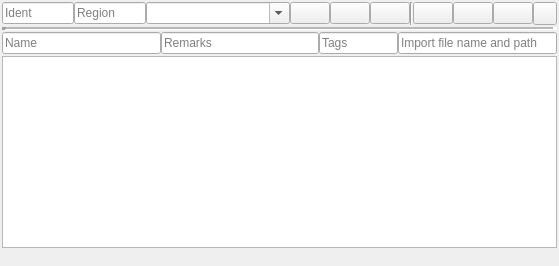
       <widget class="QWidget" name="tabUserdataSearch">
        <attribute name="title">
         <string>Userpoints</string>
        </attribute>
        <attribute name="toolTip">
         <string>Search, add and edit user defined waypoints</string>
        </attribute>
        <layout class="QVBoxLayout" name="verticalLayout_12">
         <property name="spacing">
          <number>2</number>
         </property>
         <property name="leftMargin">
          <number>2</number>
         </property>
         <property name="topMargin">
          <number>2</number>
         </property>
         <property name="rightMargin">
          <number>2</number>
         </property>
         <property name="bottomMargin">
          <number>2</number>
         </property>
         <item>
          <layout class="QHBoxLayout" name="horizontalLayoutUserdata">
           <property name="spacing">
            <number>0</number>
           </property>
           <property name="topMargin">
            <number>0</number>
           </property>
           <item>
            <widget class="QLineEdit" name="lineEditUserdataIdent">
             <property name="sizePolicy">
              <sizepolicy hsizetype="Expanding" vsizetype="Fixed">
               <horstretch>1</horstretch>
               <verstretch>0</verstretch>
              </sizepolicy>
             </property>
             <property name="toolTip">
              <string>Short ident of the userpoint</string>
             </property>
             <property name="statusTip">
              <string>Short ident of the userpoint</string>
             </property>
             <property name="placeholderText">
              <string>Ident</string>
             </property>
             <property name="clearButtonEnabled">
              <bool>true</bool>
             </property>
            </widget>
           </item>
           <item>
            <widget class="QLineEdit" name="lineEditUserdataRegion">
             <property name="sizePolicy">
              <sizepolicy hsizetype="Expanding" vsizetype="Fixed">
               <horstretch>1</horstretch>
               <verstretch>0</verstretch>
              </sizepolicy>
             </property>
             <property name="toolTip">
              <string>Two-letter code for ICAO region</string>
             </property>
             <property name="statusTip">
              <string>Two-letter code for ICAO region</string>
             </property>
             <property name="placeholderText">
              <string>Region</string>
             </property>
             <property name="clearButtonEnabled">
              <bool>true</bool>
             </property>
            </widget>
           </item>
           <item>
            <widget class="QComboBox" name="comboBoxUserdataType">
             <property name="sizePolicy">
              <sizepolicy hsizetype="Preferred" vsizetype="Fixed">
               <horstretch>2</horstretch>
               <verstretch>0</verstretch>
              </sizepolicy>
             </property>
             <property name="toolTip">
              <string>Userpoint type</string>
             </property>
             <property name="statusTip">
              <string>Userpoint type</string>
             </property>
             <property name="editable">
              <bool>true</bool>
             </property>
             <property name="maxVisibleItems">
              <number>30</number>
             </property>
             <property name="insertPolicy">
              <enum>QComboBox::NoInsert</enum>
             </property>
             <property name="frame">
              <bool>true</bool>
             </property>
            </widget>
           </item>
           <item>
            <widget class="QPushButton" name="pushButtonUserdataAdd">
             <property name="toolTip">
              <string>Add a new userpoint</string>
             </property>
             <property name="statusTip">
              <string>Add a new userpoint</string>
             </property>
             <property name="text">
              <string/>
             </property>
             <property name="icon">
              <iconset resource="../../littlenavmap.qrc">
               <normaloff>:/littlenavmap/resources/icons/userdata_add.svg</normaloff>:/littlenavmap/resources/icons/userdata_add.svg</iconset>
             </property>
            </widget>
           </item>
           <item>
            <widget class="QPushButton" name="pushButtonUserdataEdit">
             <property name="toolTip">
              <string>Edit one or more userpoints</string>
             </property>
             <property name="statusTip">
              <string>Edit one or more userpoints</string>
             </property>
             <property name="text">
              <string/>
             </property>
             <property name="icon">
              <iconset resource="../../littlenavmap.qrc">
               <normaloff>:/littlenavmap/resources/icons/userdata_edit.svg</normaloff>:/littlenavmap/resources/icons/userdata_edit.svg</iconset>
             </property>
            </widget>
           </item>
           <item>
            <widget class="QPushButton" name="pushButtonUserdataDel">
             <property name="toolTip">
              <string>Delete one or more userpoints</string>
             </property>
             <property name="statusTip">
              <string>Delete one or more userpoints</string>
             </property>
             <property name="text">
              <string/>
             </property>
             <property name="icon">
              <iconset resource="../../littlenavmap.qrc">
               <normaloff>:/littlenavmap/resources/icons/userdata_delete.svg</normaloff>:/littlenavmap/resources/icons/userdata_delete.svg</iconset>
             </property>
            </widget>
           </item>
           <item>
            <widget class="Line" name="line">
             <property name="orientation">
              <enum>Qt::Vertical</enum>
             </property>
            </widget>
           </item>
           <item>
            <widget class="QPushButton" name="pushButtonUserdataReset">
             <property name="toolTip">
              <string>Clear all search filters</string>
             </property>
             <property name="statusTip">
              <string>Clear all search filters</string>
             </property>
             <property name="text">
              <string/>
             </property>
             <property name="icon">
              <iconset resource="../../littlenavmap.qrc">
               <normaloff>:/littlenavmap/resources/icons/clear.svg</normaloff>:/littlenavmap/resources/icons/clear.svg</iconset>
             </property>
            </widget>
           </item>
           <item>
            <widget class="QPushButton" name="pushButtonUserdataClearSelection">
             <property name="toolTip">
              <string>Clear selection and delete highlights on the map</string>
             </property>
             <property name="statusTip">
              <string>Clear selection and delete highlights on the map</string>
             </property>
             <property name="text">
              <string/>
             </property>
             <property name="icon">
              <iconset resource="../../littlenavmap.qrc">
               <normaloff>:/littlenavmap/resources/icons/clearselection.svg</normaloff>:/littlenavmap/resources/icons/clearselection.svg</iconset>
             </property>
            </widget>
           </item>
           <item>
            <widget class="QPushButton" name="pushButtonUserdataHelp">
             <property name="toolTip">
              <string/>
             </property>
             <property name="statusTip">
              <string>Show help for the userpoints search tab</string>
             </property>
             <property name="text">
              <string/>
             </property>
             <property name="icon">
              <iconset resource="../../littlenavmap.qrc">
               <normaloff>:/littlenavmap/resources/icons/help.svg</normaloff>:/littlenavmap/resources/icons/help.svg</iconset>
             </property>
            </widget>
           </item>
           <item>
            <widget class="QToolButton" name="toolButtonUserdata">
             <property name="toolTip">
              <string>Show or hide search options</string>
             </property>
             <property name="statusTip">
              <string>Show or hide search options</string>
             </property>
             <property name="text">
              <string/>
             </property>
             <property name="icon">
              <iconset resource="../../littlenavmap.qrc">
               <normaloff>:/littlenavmap/resources/icons/menubutton.svg</normaloff>:/littlenavmap/resources/icons/menubutton.svg</iconset>
             </property>
             <property name="popupMode">
              <enum>QToolButton::InstantPopup</enum>
             </property>
             <property name="toolButtonStyle">
              <enum>Qt::ToolButtonTextBesideIcon</enum>
             </property>
            </widget>
           </item>
          </layout>
         </item>
         <item>
          <widget class="Line" name="lineUserdataMore">
           <property name="lineWidth">
            <number>4</number>
           </property>
           <property name="midLineWidth">
            <number>2</number>
           </property>
           <property name="orientation">
            <enum>Qt::Horizontal</enum>
           </property>
          </widget>
         </item>
         <item>
          <layout class="QHBoxLayout" name="horizontalLayoutUserdataMore">
           <property name="spacing">
            <number>0</number>
           </property>
           <property name="topMargin">
            <number>0</number>
           </property>
           <item>
            <widget class="QLineEdit" name="lineEditUserdataName">
             <property name="sizePolicy">
              <sizepolicy hsizetype="Expanding" vsizetype="Fixed">
               <horstretch>2</horstretch>
               <verstretch>0</verstretch>
              </sizepolicy>
             </property>
             <property name="placeholderText">
              <string>Name</string>
             </property>
             <property name="clearButtonEnabled">
              <bool>true</bool>
             </property>
            </widget>
           </item>
           <item>
            <widget class="QLineEdit" name="lineEditUserdataDescription">
             <property name="sizePolicy">
              <sizepolicy hsizetype="Expanding" vsizetype="Fixed">
               <horstretch>2</horstretch>
               <verstretch>0</verstretch>
              </sizepolicy>
             </property>
             <property name="placeholderText">
              <string>Remarks</string>
             </property>
             <property name="clearButtonEnabled">
              <bool>true</bool>
             </property>
            </widget>
           </item>
           <item>
            <widget class="QLineEdit" name="lineEditUserdataTags">
             <property name="sizePolicy">
              <sizepolicy hsizetype="Expanding" vsizetype="Fixed">
               <horstretch>1</horstretch>
               <verstretch>0</verstretch>
              </sizepolicy>
             </property>
             <property name="placeholderText">
              <string>Tags</string>
             </property>
             <property name="clearButtonEnabled">
              <bool>true</bool>
             </property>
            </widget>
           </item>
           <item>
            <widget class="QLineEdit" name="lineEditUserdataFilepath">
             <property name="sizePolicy">
              <sizepolicy hsizetype="Expanding" vsizetype="Fixed">
               <horstretch>2</horstretch>
               <verstretch>0</verstretch>
              </sizepolicy>
             </property>
             <property name="toolTip">
              <string>File name and path if this waypoint was imported from a file</string>
             </property>
             <property name="statusTip">
              <string>File name and path if this waypoint was imported from a file</string>
             </property>
             <property name="placeholderText">
              <string>Import file name and path</string>
             </property>
             <property name="clearButtonEnabled">
              <bool>true</bool>
             </property>
            </widget>
           </item>
          </layout>
         </item>
         <item>
          <widget class="QTableView" name="tableViewUserdata">
           <property name="minimumSize">
            <size>
             <width>0</width>
             <height>20</height>
            </size>
           </property>
           <property name="font">
            <font>
             <pointsize>9</pointsize>
            </font>
           </property>
           <property name="contextMenuPolicy">
            <enum>Qt::CustomContextMenu</enum>
           </property>
           <property name="editTriggers">
            <set>QAbstractItemView::NoEditTriggers</set>
           </property>
           <property name="tabKeyNavigation">
            <bool>false</bool>
           </property>
           <property name="showDropIndicator" stdset="0">
            <bool>false</bool>
           </property>
           <property name="dragDropOverwriteMode">
            <bool>false</bool>
           </property>
           <property name="alternatingRowColors">
            <bool>true</bool>
           </property>
           <property name="selectionMode">
            <enum>QAbstractItemView::ExtendedSelection</enum>
           </property>
           <property name="selectionBehavior">
            <enum>QAbstractItemView::SelectRows</enum>
           </property>
           <property name="horizontalScrollMode">
            <enum>QAbstractItemView::ScrollPerPixel</enum>
           </property>
           <property name="sortingEnabled">
            <bool>true</bool>
           </property>
           <property name="wordWrap">
            <bool>false</bool>
           </property>
           <attribute name="horizontalHeaderMinimumSectionSize">
            <number>3</number>
           </attribute>
           <attribute name="horizontalHeaderShowSortIndicator" stdset="0">
            <bool>true</bool>
           </attribute>
           <attribute name="verticalHeaderCascadingSectionResizes">
            <bool>true</bool>
           </attribute>
          </widget>
         </item>
         <item>
          <widget class="QLabel" name="labelUserdata">
           <property name="text">
            <string/>
           </property>
           <property name="wordWrap">
            <bool>true</bool>
           </property>
           <property name="textInteractionFlags">
            <set>Qt::TextSelectableByMouse</set>
           </property>
          </widget>
         </item>
        </layout>
       </widget>
